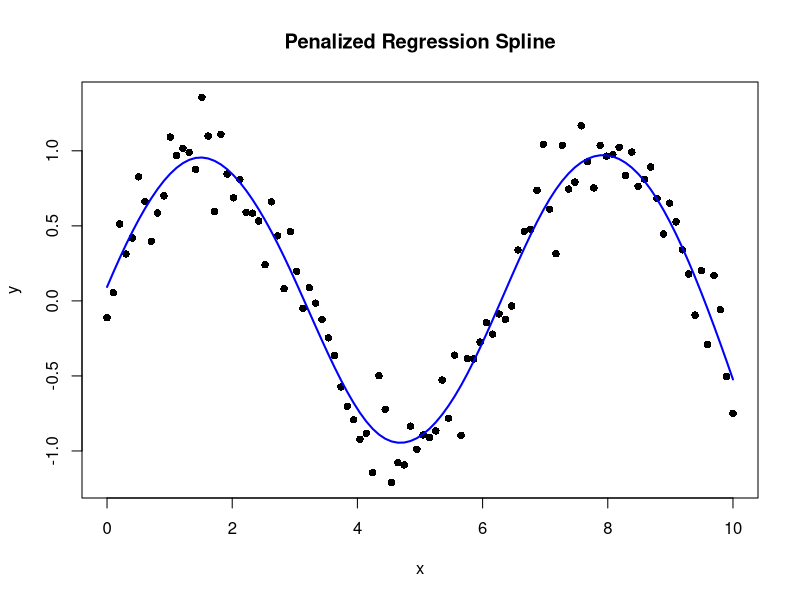

The R script that drew this image:
## ---- chunk 1
knitr::opts_chunk$set(echo = TRUE)
## ---- chunk 2
# Load necessary library
library(mgcv)

# Generate example data
set.seed(123)
x <- seq(0, 10, length.out = 100)
y <- sin(x) + rnorm(100, sd = 0.2)

# Fit a penalized regression spline using the gam function
penalized_spline_fit <- gam(y ~ s(x, bs = "ps"))

# Plot the data and the fitted penalized regression spline
plot(x, y, main = "Penalized Regression Spline", pch = 16)
lines(x, predict(penalized_spline_fit, newdata = data.frame(x = x)), col = "blue", lwd = 2)
